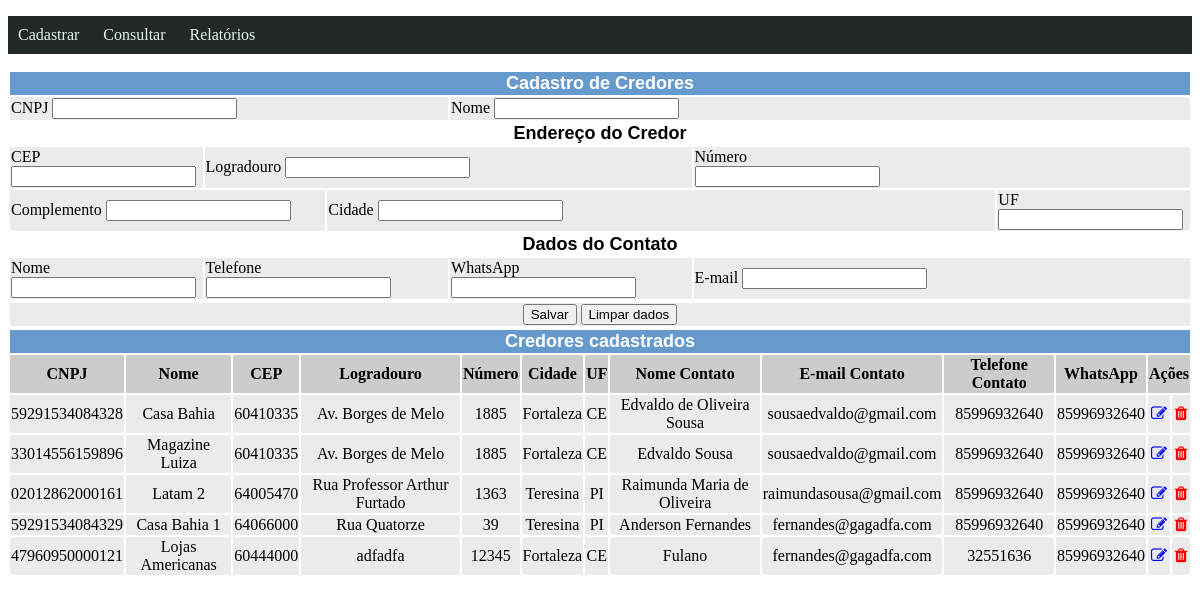
/credores/cadastrar, run on the app's committed database.
### models.py (models this page shows, shortened)
class Credor(db.Model):
    __tablename__ ="credor"
    cnpj = db.Column(db.String(14), primary_key=True, nullable = False)
    nome = db.Column(db.String(150), nullable = False)
    ender_cep = db.Column(db.String(8),db.ForeignKey("endereco.cep"), nullable = False)
    contato_id = db.Column(db.Integer,db.ForeignKey("contato.id"))
    contato = db.relationship('Contato', foreign_keys=contato_id, back_populates="credor")
    endereco = db.relationship('Endereco', foreign_keys=ender_cep, back_populates="credor")

class Endereco(db.Model):
    __tablename__ = "endereco"
    cep = db.Column(db.String(8), primary_key=True, nullable = False)
    logradouro = db.Column(db.String(150), nullable = False)
    numero = db.Column(db.String(6))
    complemento = db.Column(db.String(50))
    cidade = db.Column(db.String(150), nullable = False)
    uf = db.Column(db.String(2), nullable = False)
    credor = db.relationship("Credor", back_populates="endereco")

class Contato(db.Model):
    __tablename__ = "contato"
    id = db.Column(db.Integer, primary_key=True)
    nome = db.Column(db.String(150), nullable = False)
    telefone = db.Column(db.String(11), nullable = False)
    email = db.Column(db.String(150), nullable = False)
    whatsapp = db.Column(db.String(11))
    credor = db.relationship("Credor", back_populates="contato")

### credores.py (the view, shortened to what this page needs)
@bp_credores.route('/cadastrar', methods=['GET','POST'])
def cadastrar():
    credores = consultarCredores()
    contexto = {
        "credores": credores
    }
    return render_template('cadastrar_credores.html', contexto=contexto)

### credores.py (called while the page is built)
@bp_credores.route('/consultar')
def consultarCredores():
     credores = Credor.query.all()
     return credores

### templates/cadastrar_credores.html
{% extends 'consultar_credores.html'%}
{% block credores%}
<form class="pure-form pure-form-aligned" method="post" action="/credores/cadastrar">
  <table class="table full" align="center">
    <tr bgcolor="#6699CC">
      <td colspan="40">
      <div align="center"><font face="Arial" size="4" color="#FFFFFF"><b>Cadastro de Credores</b></font></div>
    </td>
    </tr>
    <tr bgcolor="ebebeb">
      <td colspan="20">
        <div class="control-group">
					CNPJ <input type="text" name="cnpj" required>
        </div>
      </td>
      <td colspan="20" width="75%">
        <div class="control-group">
          Nome <input type="text" name="nome" required>
        </div>
      </td>
		</tr>
    <tr>
      <td colspan="40">
      	<div align="center"><font face="Arial" size="4" color="#000000"><b>Endereço do Credor</b></font></div>
    	</td>
    </tr>
    <tr bgcolor="ebebeb">
      <td colspan="10" width ="15%">
        <div class="control-group">
          CEP  <input type="text" name="cep" required>
        </div>
      </td>
      <td colspan="20" width ="70%">
        <div class="control-group">
          Logradouro <input type="text" name="logradouro" required>
        </div>
      </td>
			<td colspan="10" width="15%">
        <div>
          Número
        </div>
        <div class="control-group">
          <input type="text" name="numero">
        </div>
      </td>
		</tr>
    <tr bgcolor="ebebeb">
			<td colspan="15" width="25%">
        <div class="control-group">
					Complemento <input type="text" name="complemento">
        </div>
      </td>
      <td colspan="20" width="60%">
        <div class="control-group">
					Cidade <input type="text" name="cidade" required>
        </div>
      </td>
			<td colspan="5" width="15%">
        <div class="control-group">
					UF <input type="text" name="uf" required>
        </div>
      </td>
    </tr>
		<tr>
			<td colspan="40">
      	<div align="center"><font face="Arial" size="4" color="#000000"><b>Dados do Contato</b></font></div>
    	</td>
		</tr>
    <tr bgcolor="ebebeb">
      <td colspan="10" width="20%">
        <div class="control-group">
            Nome <input type="text" name="nomecontato" required>
        </div>
      </td>
      <td colspan="10" width="20%">
        <div class="control-group">
            Telefone <input type="text" name="telefone" required>
        </div>
      </td>
      <td colspan="10" width="20%">
        <div class="control-group">
            WhatsApp <input type="text" name="whatsapp">
        </div>
      </td>
      <td colspan="10" width="40%">
        <div class="control-group">
            E-mail <input type="text" name="email" required>
        </div>
      </td>
    </tr>
  </table>
  <table class="table full" align="center">
   <tr bgcolor="ebebeb">
     <td>
       <div class="controls" align = "center">
           <button type="submit" class="pure-button pure-button-primary">Salvar</button>
           <button type="reset" class="pure-button" >Limpar dados</button>
       </div>
     </td>
   </tr>
  </table>
</form>
{% endblock %}

### templates/consultar_credores.html (shortened to what this page needs)
{% extends 'base.html'%}
{% block conteudo %}
{% block credores %}{% endblock %}
  <table class="table full" align="center" id="minhaTabela">
    <thead>
      <th colspan="13" bgcolor="#6699CC">
        <div align="center"><font face="Arial" size="4"><b><font color="#FFFFFF">Credores cadastrados</font></b></font></div>
      </th>
      <tr bgcolor="cccccc">
        <th>CNPJ</th>
        <th>Nome</th>
        <th>CEP</th>
        <th>Logradouro</th>
        <th>Número</th>
        <th>Cidade</th>
        <th>UF</th>
        <th>Nome Contato</th>
        <th>E-mail Contato</th>
        <th>Telefone Contato</th>
        <th>WhatsApp</th>
        <th colspan="4">Ações</th>
      </tr>
    </thead>
    <tbody>
      {% for credor in contexto.credores %}
        <tr bgcolor="ebebeb">
          <td align = center >{{ credor.cnpj }}</td>
          <td align = center >{{ credor.nome }}</td>
          <td align = center >{{ credor.endereco.cep }}</td>
          <td align = center >{{ credor.endereco.logradouro }}</td>
          <td align = center >{{ credor.endereco.numero }}</td>
          <td align = center >{{ credor.endereco.cidade }}</td>
          <td align = center >{{ credor.endereco.uf }}</td>
          <td align = center >{{ credor.contato.nome }}</td>
          <td align = center >{{ credor.contato.email }}</td>
          <td align = center >{{ credor.contato.telefone }}</td>
          <td align = center >{{ credor.contato.whatsapp }}</td>
          <td align = center >
            <a href="/credores/editar/{{credor.cnpj}}">
              <i class="fa fa-edit"></i>
            </a>
          </td>
          <td align = center>
            <a href="/credores/delete/{{credor.cnpj}}" >
            <font color = "RED">
              <i class="fa fa-trash"></i>
            </font>
            </a>
          </td>
        </tr>
      {% endfor %}
    </tbody>
  </table>
{% endblock %}

### static/style.css (style rules this page uses)
:root { --cor-fundo: rgb(34, 41, 37); --cor-hover: rgb(118, 180, 145); --cor-primaria: rgb(231, 241, 236); }
table.full { width: 100%; }
a { text-decoration: none; }

### data on the page
Credor: cnpj "59291534084328", nome "Casa Bahia", endereco.cep "60410335", endereco.logradouro "Av. Borges de Melo", endereco.numero "1885", endereco.cidade "Fortaleza", endereco.uf "CE", contato.nome "Edvaldo de Oliveira Sousa", contato.email "sousaedvaldo@gmail.com", contato.telefone "85996932640", contato.whatsapp "85996932640"
Credor: cnpj "33014556159896", nome "Magazine Luiza", endereco.cep "60410335", endereco.logradouro "Av. Borges de Melo", endereco.numero "1885", endereco.cidade "Fortaleza", endereco.uf "CE", contato.nome "Edvaldo Sousa", contato.email "sousaedvaldo@gmail.com", contato.telefone "85996932640", contato.whatsapp "85996932640"
Credor: cnpj "02012862000161", nome "Latam 2", endereco.cep "64005470", endereco.logradouro "Rua Professor Arthur Furtado", endereco.numero "1363", endereco.cidade "Teresina", endereco.uf "PI", contato.nome "Raimunda Maria de Oliveira", contato.email "raimundasousa@gmail.com", contato.telefone "85996932640", contato.whatsapp "85996932640"
Credor: cnpj "59291534084329", nome "Casa Bahia 1", endereco.cep "64066000", endereco.logradouro "Rua Quatorze", endereco.numero "39", endereco.cidade "Teresina", endereco.uf "PI", contato.nome "Anderson Fernandes", contato.email "fernandes@gagadfa.com", contato.telefone "85996932640", contato.whatsapp "85996932640"
Credor: cnpj "47960950000121", nome "Lojas Americanas", endereco.cep "60444000", endereco.logradouro "adfadfa", endereco.numero "12345", endereco.cidade "Fortaleza", endereco.uf "CE", contato.nome "Fulano", contato.email "fernandes@gagadfa.com", contato.telefone "32551636", contato.whatsapp "85996932640"
